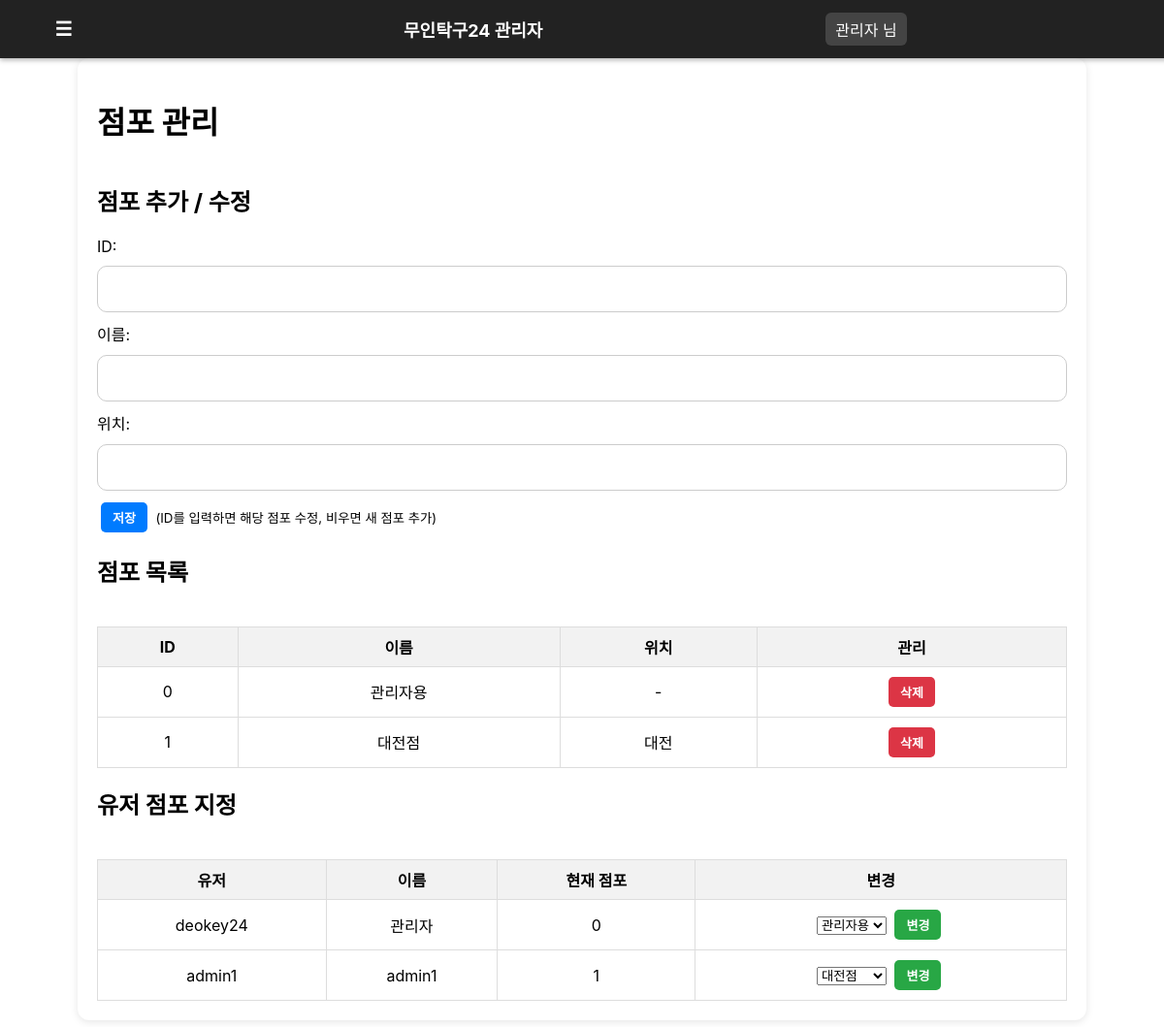
Page /stores (signed in) on the earlier database version.
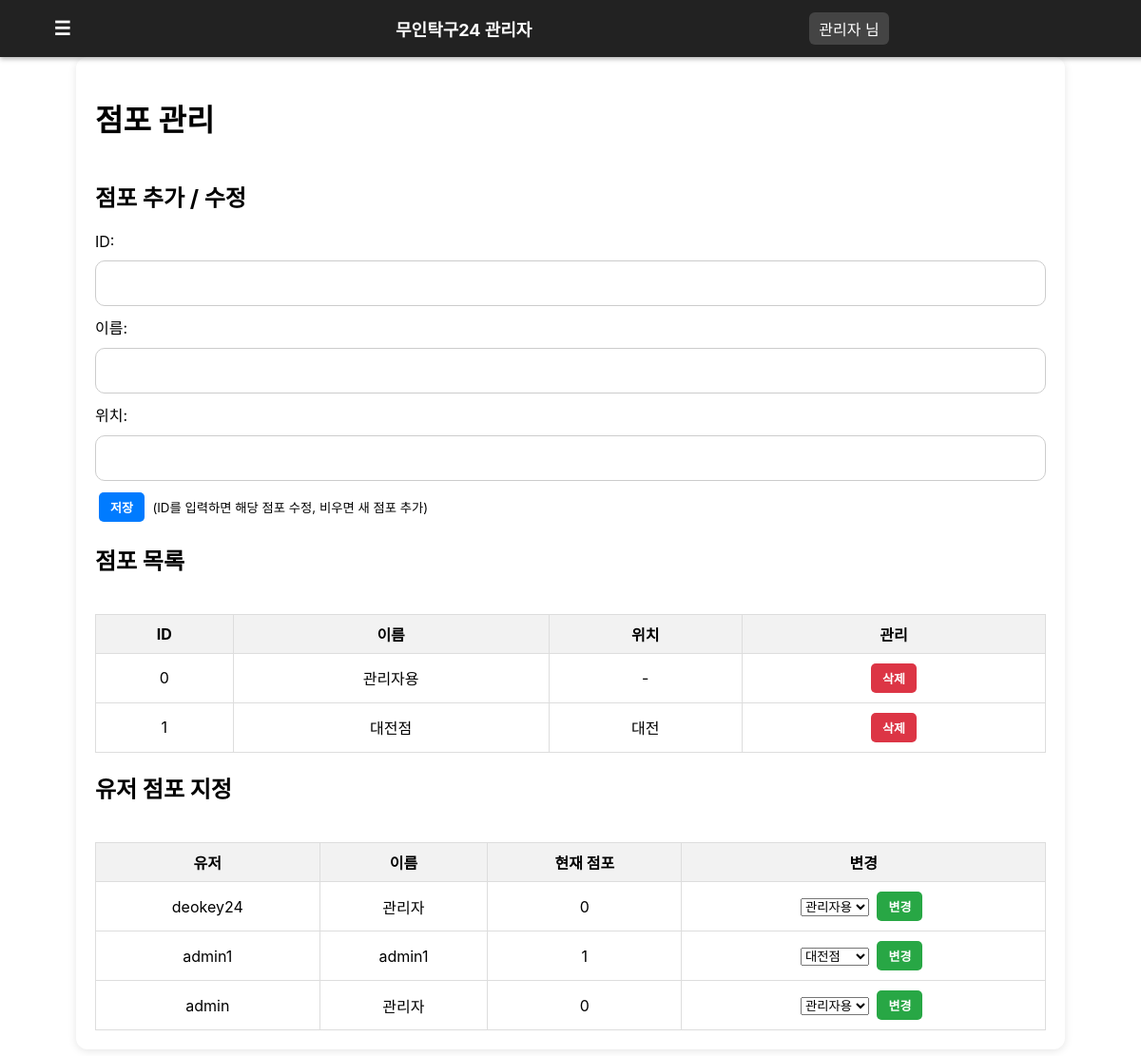
Same page on the later database version.
### tables this page shows
CREATE TABLE users(
            id INTEGER PRIMARY KEY AUTOINCREMENT,
            username TEXT UNIQUE,
            name TEXT,
            password TEXT,
            store_id INTEGER
        );

CREATE TABLE stores(
            id INTEGER PRIMARY KEY,
            name TEXT,
            location TEXT,
            table_count INTEGER DEFAULT 4
        );

### main.py (the view)
@app.get("/stores")
def store_page(request: Request):
    raw_user = request.cookies.get("session_user")
    if not raw_user:
        return RedirectResponse(url="/", status_code=303)
    try:
        username = base64.b64decode(raw_user).decode("utf-8")
    except Exception:
        return RedirectResponse(url="/", status_code=303)
    conn = sqlite3.connect(DB_PATH)
    cur = conn.cursor()
    cur.execute("SELECT id, name, store_id FROM users WHERE username=?", (username,))
    urow = cur.fetchone()
    if not urow or urow[2] != 0:  # 관리자가 아니면 접근 불가
        conn.close()
        return RedirectResponse(url="/admin", status_code=303)
    cur.execute("SELECT id, name, location FROM stores")
    stores = cur.fetchall()
    cur.execute("SELECT id, username, name, store_id FROM users")
    users = cur.fetchall()
    conn.close()
    return templates.TemplateResponse(
        "stores.html",
        {"request": request, "user": urow[1], "stores": stores, "users": users}
    )

### templates/stores.html (shortened to what this page needs)
{% extends "base.html" %}
{% block content %}
<h1>점포 관리</h1>
<h2>점포 추가 / 수정</h2>
<form method="post" action="/save_store">
  <label>ID: <input type="number" name="id"></label>
  <label>이름: <input type="text" name="name" required></label>
  <label>위치: <input type="text" name="location" required></label>
  <button type="submit">저장</button>
  <small>(ID를 입력하면 해당 점포 수정, 비우면 새 점포 추가)</small>
</form>
<h2>점포 목록</h2>
<table>
  <thead>
    <tr><th>ID</th><th>이름</th><th>위치</th><th>관리</th></tr>
  </thead>
  <tbody>
    {% for s in stores %}
    <tr>
      <td>{{ s[0] }}</td>
      <td>{{ s[1] }}</td>
      <td>{{ s[2] }}</td>
      <td>
        <form method="post" action="/delete_store" style="display:inline;">
          <button type="submit" onclick="return confirm('삭제하시겠습니까?')">삭제</button>
        </form>
      </td>
    </tr>
    {% endfor %}
  </tbody>
</table>
<h2>유저 점포 지정</h2>
<table>
  <thead>
    <tr><th>유저</th><th>이름</th><th>현재 점포</th><th>변경</th></tr>
  </thead>
  <tbody>
    {% for u in users %}
    <tr>
      <td>{{ u[1] }}</td>
      <td>{{ u[2] }}</td>
      <td>{{ u[3] }}</td>
      <td>
        <form method="post" action="/assign_store">
          <select name="store_id">
            {% for s in stores %}
              <option value="{{ s[0] }}" {% if s[0] == u[3] %}selected{% endif %}>
                {{ s[1] }}
              </option>
            {% endfor %}
          </select>
          <button type="submit">변경</button>
        </form>
      </td>
    </tr>
    {% endfor %}
  </tbody>
</table>
{% endblock %}

### templates/base.html (shortened to what this page needs)
<!DOCTYPE html>
<html>
<head>
  <link rel="stylesheet" href="/static/style.css">
</head>
<body>
  <header class="main-header">
    <div class="header-left">
      <button class="hamburger" onclick="toggleSidebar()">&#9776;</button>
    </div>
    <div class="header-center">
      무인탁구24 관리자
    </div>
    <div class="header-right">
      {% if user %}
      <span class="user-name">{{ user }} 님</span>
      {% endif %}
    </div>
  </header>
  <main class="content">
    {% block content %}{% endblock %}
  </main>
</body>
</html>

### static/style.css (style rules this page uses)
body { font-family: -apple-system, BlinkMacSystemFont, 'Segoe UI', Roboto, Oxygen, Ubuntu, sans-serif; margin: 0; padding-top: 40px; }
.content { flex: 1; padding: 25px 20px; display: flex; flex-direction: column; justify-content: center; }
input { width: 100%; padding: 14px; margin: 10px 0; border: 1px solid #ccc; border-radius: 10px; font-size: 16px; box-sizing: border-box; }
button { width: 100%; padding: 16px; margin-top: 15px; background: #007bff; color: white; border: none; border-radius: 10px; font-size: 18px; font-weight: bold; cursor: pointer; transition: background 0.3s; }
.main-header { display: flex; justify-content: space-between; align-items: center; background-color: #222; color: white; padding: 10px 15px; font-size: 18px; font-weight: bold; }
.header-left, .header-center, .header-right { flex: 1; display: flex; align-items: center; }
.header-center { justify-content: center; }
.header-left { justify-content: flex-start; }
.header-right { justify-content: flex-end; }
.main-header { position: fixed; top: 0; left: 0; width: 100%; height: 60px; display: flex; justify-content: space-between; align-items: center; background-color: #222; color: white; padding: 0 15px; font-size: 18px; font-weight: bold; z-index: 1000; box-shadow: 0 2px 5px rgba(0,0,0,0.3); }
.header-left { display: flex; align-items: center; justify-content: flex-start; }
.hamburger { font-size: 20px; background: none; border: none; color: white; cursor: pointer; display: flex; align-items: center; justify-content: center; padding: 0; margin: 0; height: 100%; line-height: 1; }
.user-name { font-size: 14px; font-weight: normal; background: #444; padding: 4px 8px; border-radius: 6px; }
.header-left { flex: 0.3; justify-content: flex-start; }
.header-center { flex: 2; justify-content: center; }
.header-right { flex: 1; justify-content: flex-end; }
.header-right { justify-content: flex-start; }
.hamburger { font-size: 20px; background: none; border: none; color: white; cursor: pointer; margin-left: -4px; }
.user-name { font-size: 16px; font-weight: normal; background: #444; padding: 5px 10px; border-radius: 6px; }
main.content { max-width: 1000px; margin: 20px auto; padding: 20px; background: white; border-radius: 12px; box-shadow: 0 2px 8px rgba(0,0,0,0.1); }
table { width: 100%; border-collapse: collapse; margin-top: 20px; }
table th, table td { border: 1px solid #ddd; padding: 8px; text-align: center; }
table th { background-color: #f2f2f2; }
form[action="/save_store"] button, form[action="/assign_store"] button, form[action="/delete_store"] button { width: auto; padding: 6px 12px; font-size: 13px; margin: 2px 4px; border-radius: 5px; cursor: pointer; border: none; }
form[action="/save_store"] button { background-color: #007bff; color: #fff; }
form[action="/assign_store"] button { background-color: #28a745; color: #fff; }
form[action="/delete_store"] button { background-color: #dc3545; color: #fff; }

Differences in the rows shown:
added users: username "admin", name "관리자", store "0", store_id "관리자용"
